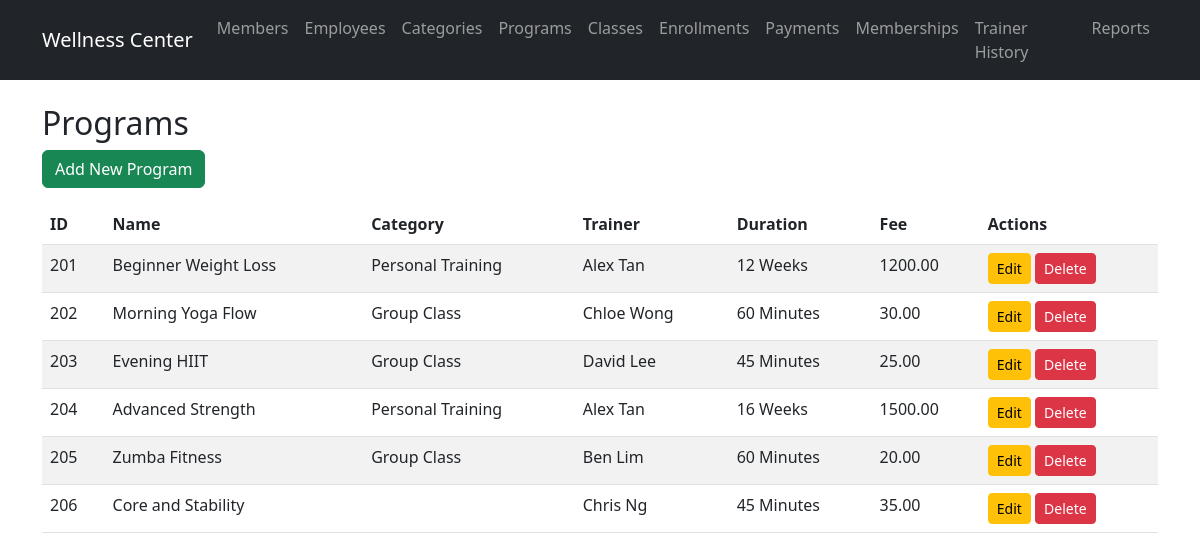
Screenshot of /routes/programs/view.php with the database file from the repository.
### tables this page shows
CREATE TABLE `program` (
  `program_id` int(11) NOT NULL,
  `program_name` varchar(100) NOT NULL,
  `program_duration` varchar(50) DEFAULT NULL,
  `program_fee` decimal(10,2) DEFAULT NULL,
  `employee_id` int(11) NOT NULL,
  `category_id` int(11) DEFAULT NULL
);

CREATE TABLE `program_category` (
  `category_id` int(11) NOT NULL,
  `category_name` varchar(50) NOT NULL
);

CREATE TABLE `employee` (
  `employee_id` int(11) NOT NULL,
  `employee_name` varchar(100) NOT NULL,
  `employee_ic` VARCHAR(12) NOT NULL,
  `employee_contact` VARCHAR(20) NOT NULL,
  `gender` varchar(10) DEFAULT NULL,
  `date_of_birth` date DEFAULT NULL,
  `date_working` date DEFAULT NULL,
  `employee_salary` decimal(10,2) DEFAULT NULL,
  `employee_type` enum('C','T') NOT NULL
);

### models/Program.php (called while the page is built, shortened)
<?php
require_once __DIR__ . '/../config/database.php';
class Program {
    private $pdo;
    public function __construct() {
        global $pdo;
        $this->pdo = $pdo;
    }
    public function getAll() {
        $stmt = $this->pdo->query("SELECT p.*, pc.category_name, e.employee_name as trainer_name FROM program p LEFT JOIN program_category pc ON p.category_id = pc.category_id LEFT JOIN employee e ON p.employee_id = e.employee_id");
        return $stmt->fetchAll(PDO::FETCH_ASSOC);
    }
}
?>

### routes/programs/view.php (the view)
<?php
require_once '../../models/Program.php';
$program = new Program();
$programs = $program->getAll();
include '../../views/header.php';
?>
<h2>Programs</h2>
<a href="create.php" class="btn btn-success mb-3">Add New Program</a>
<table class="table table-striped">
    <thead>
        <tr>
            <th>ID</th>
            <th>Name</th>
            <th>Category</th>
            <th>Trainer</th>
            <th>Duration</th>
            <th>Fee</th>
            <th>Actions</th>
        </tr>
    </thead>
    <tbody>
        <?php foreach ($programs as $p): ?>
        <tr>
            <td><?php echo $p['program_id']; ?></td>
            <td><?php echo $p['program_name']; ?></td>
            <td><?php echo $p['category_name']; ?></td>
            <td><?php echo $p['trainer_name']; ?></td>
            <td><?php echo $p['program_duration']; ?></td>
            <td><?php echo $p['program_fee']; ?></td>
            <td>
                <a href="edit.php?id=<?php echo $p['program_id']; ?>" class="btn btn-warning btn-sm">Edit</a>
                <a href="delete.php?id=<?php echo $p['program_id']; ?>" class="btn btn-danger btn-sm">Delete</a>
            </td>
        </tr>
        <?php endforeach; ?>
    </tbody>
</table>
<?php include '../../views/footer.php'; ?>

### rows the page displays
program: program_id "201", program_name "Beginner Weight Loss", category.category_name "Personal Training", employee.employee_name "Alex Tan", program_duration "12 Weeks", program_fee "1200.00"
program: program_id "202", program_name "Morning Yoga Flow", category.category_name "Group Class", employee.employee_name "Chloe Wong", program_duration "60 Minutes", program_fee "30.00"
program: program_id "203", program_name "Evening HIIT", category.category_name "Group Class", employee.employee_name "David Lee", program_duration "45 Minutes", program_fee "25.00"
program: program_id "204", program_name "Advanced Strength", category.category_name "Personal Training", employee.employee_name "Alex Tan", program_duration "16 Weeks", program_fee "1500.00"
program: program_id "205", program_name "Zumba Fitness", category.category_name "Group Class", employee.employee_name "Ben Lim", program_duration "60 Minutes", program_fee "20.00"
program: program_id "206", program_name "Core and Stability", employee.employee_name "Chris Ng", program_duration "45 Minutes", program_fee "35.00"
